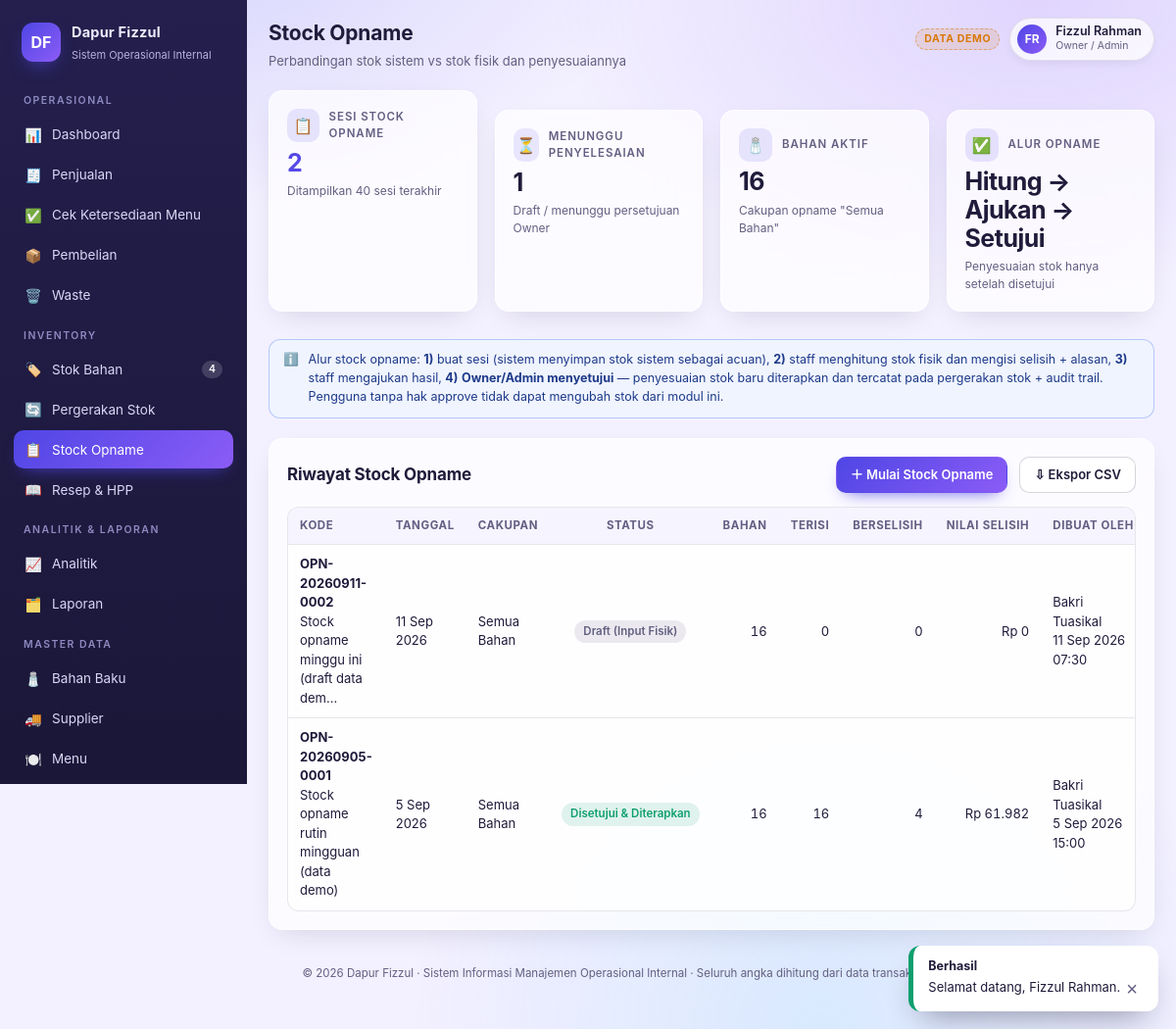
/opname/index.php/ (signed in), run on the app's committed database.
### tables this page shows
CREATE TABLE users (
            id INTEGER PRIMARY KEY AUTOINCREMENT,
            username TEXT NOT NULL UNIQUE,
            name TEXT NOT NULL,
            email TEXT,
            phone TEXT,
            role_id INTEGER NOT NULL REFERENCES roles(id),
            password_hash TEXT NOT NULL,
            is_active INTEGER NOT NULL DEFAULT 1,
            last_login TEXT,
            created_at TEXT NOT NULL
        );

CREATE TABLE roles (
            id INTEGER PRIMARY KEY AUTOINCREMENT,
            code TEXT NOT NULL UNIQUE,
            name TEXT NOT NULL,
            permissions TEXT NOT NULL DEFAULT ''
        );

CREATE TABLE stock_opnames (
            id INTEGER PRIMARY KEY AUTOINCREMENT,
            code TEXT NOT NULL UNIQUE,
            opname_date TEXT NOT NULL,
            scope TEXT NOT NULL DEFAULT 'Semua Bahan',
            status TEXT NOT NULL DEFAULT 'draft',
            note TEXT,
            created_by INTEGER REFERENCES users(id),
            created_by_name TEXT,
            submitted_at TEXT,
            approved_by INTEGER REFERENCES users(id),
            approved_by_name TEXT,
            approved_at TEXT,
            approval_note TEXT,
            created_at TEXT NOT NULL
        );

### app.php (called while the page is built, shortened)
<?php
$dir = (string)($SIMOP_DIR ?? '');
$pdo = db();
$page = $dir !== '' ? (ROUTES[$dir] ?? 'dashboard') : 'dashboard';
require_login();
$NAV = [
    'Operasional' => [
        ['dashboard', 'Dashboard', '📊', 'dashboard'],
        ['sales', 'Penjualan', '🧾', 'sales'],
        ['availability', 'Cek Ketersediaan Menu', '✅', 'availability'],
        ['purchases', 'Pembelian', '📦', 'purchase'],
        ['waste', 'Waste', '🗑️', 'waste'],
    ],
    'Inventory' => [
        ['inventory', 'Stok Bahan', '🏷️', 'inventory'],
        ['movements', 'Pergerakan Stok', '🔄', 'inventory'],
        ['opname', 'Stock Opname', '📋', 'opname'],
        ['recipes', 'Resep & HPP', '📖', 'recipes_view'],
    ],
    'Analitik & Laporan' => [
        ['analytics', 'Analitik', '📈', 'analytics'],
        ['reports', 'Laporan', '🗂️', 'reports'],
    ],
    'Master Data' => [
        ['master_ingredients', 'Bahan Baku', '🧂', 'master'],
        ['master_suppliers', 'Supplier', '🚚', 'master'],
        ['master_menus', 'Menu', '🍽️', 'master'],
        ['master_categories', 'Kategori Bahan', '📁', 'master'],
    ],
    'Sistem' => [
        ['master_users', 'Pengguna', '👥', 'users'],
        ['audit', 'Audit Trail', '🕵️', 'audit'],
        ['settings', 'Pengaturan', '⚙️', 'settings'],
        ['mysql_download', 'Unduh Database MySQL', '🗄️', 'settings'],
    ],
];
[$pageTitle, $pageSubtitle] = $PAGES[$page];
include VIEW_DIR . '/layout.php';

### opname/index.php (called while the page is built, shortened)
<?php
$SIMOP_DIR   = 'opname';
require __DIR__ . '/../app.php';

### lib/helpers.php (called while the page is built, shortened)
<?php
if (!function_exists('e')) {
    function e(?string $s): string
    {
        return htmlspecialchars((string)$s, ENT_QUOTES, 'UTF-8');
    }
}
function rp($n, bool $withPrefix = true): string
{
    $n = (float)$n;
    $s = number_format($n, 0, ',', '.');
    return $withPrefix ? 'Rp ' . $s : $s;
}
function tgl(?string $dt, bool $withTime = false): string
{
    $ts = strtotime($dt);
    $bulan = [1=>'Jan','Feb','Mar','Apr','Mei','Jun','Jul','Agu','Sep','Okt','Nov','Des'];
    $s = date('j', $ts) . ' ' . $bulan[(int)date('n', $ts)] . ' ' . date('Y', $ts);
    if ($withTime) $s .= ' ' . date('H:i', $ts);
    return $s;
}
function opname_status_badge(string $s): string
{
    return match ($s) {
        'disetujui' => 'ok',
        'diajukan' => 'warn',
        'ditolak' => 'danger',
        default => 'muted',
    };
}
function take_flash(): array
{
    $f = $_SESSION['flash'] ?? [];
    return $f;
}
function base_rel(): string
{
    return str_repeat('../', max(0, (int)($GLOBALS['SIMOP_DEPTH'] ?? 1)));
}
function app_asset(string $path): string
{
    return base_rel() . 'assets/' . ltrim($path, '/');
}
function export_base(): string
{
    return base_rel() . 'export.php';
}
function app_url(string $page, array $params = []): string
{
    $dir = PAGE_DIR[$page] ?? PAGE_DIR['dashboard'];
    $q = $params ? '?' . http_build_query($params) : '';
    return base_rel() . $dir . '/' . $q;
}

### lib/db.php (called while the page is built, shortened)
<?php
function db_driver(): string
{
    $override = $GLOBALS['SIMOP_DIALECT_OVERRIDE'] ?? null;
    return DB_DRIVER === 'mysql' ? 'mysql' : 'sqlite';
}
function db(): PDO
{
    static $pdo = null;
    if ($pdo instanceof PDO) {
        return $pdo;
    }
    $opts = [
        PDO::ATTR_ERRMODE            => PDO::ERRMODE_EXCEPTION,
        PDO::ATTR_DEFAULT_FETCH_MODE => PDO::FETCH_ASSOC,
    ];
    if (db_driver() === 'mysql') {
        $dsn = 'mysql:host=' . MYSQL_HOST . ';port=' . MYSQL_PORT
            . (MYSQL_DB !== '' ? ';dbname=' . MYSQL_DB : '') . ';charset=utf8mb4';
        $opts[PDO::ATTR_EMULATE_PREPARES] = false;
        $pdo = new PDO($dsn, MYSQL_USER, MYSQL_PASS, $opts);
        try { $pdo->exec("SET SESSION sql_mode = 'STRICT_TRANS_TABLES,NO_ENGINE_SUBSTITUTION'"); } catch (Throwable $e) {}
        try { $pdo->exec("SET SESSION time_zone = '+07:00'"); } catch (Throwable $e) {}
    } else {
        $pdo = new PDO('sqlite:' . DB_FILE, null, null, $opts);
        $pdo->exec('PRAGMA busy_timeout = 5000');
        $pdo->exec('PRAGMA journal_mode = WAL');
        $pdo->exec('PRAGMA synchronous = NORMAL');
        $pdo->exec('PRAGMA foreign_keys = ON');
    }
    return $pdo;
}
function setting_get(PDO $pdo, string $key, ?string $default = null): ?string
{
    try {
        $stmt = $pdo->prepare(sql_prepare('SELECT v FROM settings WHERE k = ?'));
        $stmt->execute([$key]);
        $val = $stmt->fetchColumn();
        return $val === false ? $default : (string)$val;
    } catch (Throwable $e) {
        return $default;
    }
}
function q(PDO $pdo, string $sql, array $params = []): array
{
    $stmt = $pdo->prepare(sql_prepare($sql));
    $stmt->execute($params);
    return $stmt->fetchAll();
}
function q1(PDO $pdo, string $sql, array $params = []): ?array
{
    $stmt = $pdo->prepare(sql_prepare($sql));
    $stmt->execute($params);
    $row = $stmt->fetch();
    return $row === false ? null : $row;
}
function qv(PDO $pdo, string $sql, array $params = [], $default = 0)
{
    $stmt = $pdo->prepare(sql_prepare($sql));
    $stmt->execute($params);
    $val = $stmt->fetchColumn();
    return $val === false || $val === null ? $default : $val;
}

### lib/sql.php (called while the page is built, shortened)
<?php
function sql_prepare(string $sql): string
{
    if (db_driver() !== 'mysql') {
        return $sql;
    }
    return $sql;
}

### lib/auth.php (called while the page is built, shortened)
<?php
function current_user(): ?array
{
    static $cached = null;
    if (isset($_SESSION['uid'])) {
        if ($cached === null) {
            $cached = q1(db(), 'SELECT u.*, r.code AS role_code, r.name AS role_name, r.permissions
                              FROM users u JOIN roles r ON r.id = u.role_id
                              WHERE u.id = ? AND u.is_active = 1', [(int)$_SESSION['uid']]);
        }
        return $cached;
    }
    return null;
}
function is_logged_in(): bool
{
    return current_user() !== null;
}
function can(string $permission): bool
{
    $u = current_user();
    $perms = PERMISSIONS[(string)$u['role_code']] ?? [];
    return in_array($permission, $perms, true);
}
function require_login(): void
{
    if (!is_logged_in()) {
        app_redirect('login');
    }
}

### lib/inventory.php (called while the page is built, shortened)
<?php
function low_stock_rows(PDO $pdo, ?float $limitRatio = null): array
{
    $rows = q($pdo, 'SELECT i.*, c.name AS category_name, s.name AS supplier_name
                     FROM ingredients i
                     LEFT JOIN ingredient_categories c ON c.id = i.category_id
                     LEFT JOIN suppliers s ON s.id = i.supplier_id
                     WHERE i.is_active = 1 AND i.min_stock > 0 AND i.current_stock < i.min_stock
                     ORDER BY (i.current_stock * 1.0 / i.min_stock) ASC, i.name');
    return $rows;
}

### views/pages/opname.php (the view, shortened to what this page needs)
<?php
$rows = q($pdo, 'SELECT o.*,
                        (SELECT COUNT(*) FROM stock_opname_items i WHERE i.opname_id = o.id) AS n_item,
                        (SELECT COUNT(*) FROM stock_opname_items i WHERE i.opname_id = o.id AND i.physical_qty IS NOT NULL) AS n_isi,
                        (SELECT COUNT(*) FROM stock_opname_items i WHERE i.opname_id = o.id AND i.diff_qty IS NOT NULL AND abs(i.diff_qty) > 0.0001) AS n_selisih,
                        (SELECT COALESCE(SUM(abs(i.diff_qty) * ing.avg_cost),0) FROM stock_opname_items i
                            JOIN ingredients ing ON ing.id = i.ingredient_id
                            WHERE i.opname_id = o.id AND i.diff_qty IS NOT NULL) AS nilai_selisih
                 FROM stock_opnames o ORDER BY o.opname_date DESC, o.id DESC LIMIT 40');
$nBahan = (int)qv($pdo, 'SELECT COUNT(*) FROM ingredients WHERE is_active = 1');
$pending = count(array_filter($rows, fn($r) => in_array($r['status'], ['draft', 'diajukan'], true)));
?>
<div class="grid grid-kpi">
    <?= kpi_card('Sesi Stock Opname', (string)count($rows), 'Ditampilkan 40 sesi terakhir', '📋', true) ?>
    <?= kpi_card('Menunggu Penyelesaian', (string)$pending, 'Draft / menunggu persetujuan Owner', '⏳') ?>
    <?= kpi_card('Bahan Aktif', (string)$nBahan, 'Cakupan opname "Semua Bahan"', '🧂') ?>
    <?= kpi_card('Alur Opname', 'Hitung → Ajukan → Setujui', 'Penyesuaian stok hanya setelah disetujui', '✅') ?>
</div>
<div class="notice info section" style="margin-bottom:20px;">
    <span>ℹ️</span><span>Alur stock opname: <b>1)</b> buat sesi (sistem menyimpan stok sistem sebagai acuan), <b>2)</b> staff menghitung
    stok fisik dan mengisi selisih + alasan, <b>3)</b> staff mengajukan hasil, <b>4)</b> <b>Owner/Admin menyetujui</b> —
    penyesuaian stok baru diterapkan dan tercatat pada pergerakan stok + audit trail. Pengguna tanpa hak approve tidak dapat
    mengubah stok dari modul ini.</span>
</div>
<div class="card">
    <div class="card-head"><h2>Riwayat Stock Opname</h2>
        <?php if (can('opname')): ?>
            <a class="btn btn-primary" data-modal="m-opname" href="#">＋ Mulai Stock Opname</a>
        <?php endif; ?>
        <a class="btn" href="<?= e(export_base()) ?>?type=opname" target="_blank">⇩ Ekspor CSV</a>
    </div>
    <div class="table-wrap"><table class="data">
        <thead><tr><th>Kode</th><th>Tanggal</th><th>Cakupan</th><th class="mid">Status</th><th class="num">Bahan</th>
            <th class="num">Terisi</th><th class="num">Berselisih</th><th class="num">Nilai Selisih</th>
            <th>Dibuat oleh</th><th>Disetujui oleh</th><th class="mid">Aksi</th></tr></thead>
        <tbody>
        <?php foreach ($rows as $r): ?>
            <tr>
                <td><b><?= e($r['code']) ?></b><?php if ($r['note']): ?><div class="li-sub"><?= e(str_short($r['note'], 40)) ?></div><?php endif; ?></td>
                <td><?= tgl($r['opname_date']) ?></td>
                <td><?= e($r['scope']) ?></td>
                <td class="mid"><span class="badge <?= e(opname_status_badge($r['status'])) ?>"><?= e(OPNAME_STATUS[$r['status']] ?? $r['status']) ?></span></td>
                <td class="num"><?= (int)$r['n_item'] ?></td>
                <td class="num"><?= (int)$r['n_isi'] ?></td>
                <td class="num"><?= (int)$r['n_selisih'] ?></td>
                <td class="num"><?= rp($r['nilai_selisih']) ?></td>
                <td><?= e($r['created_by_name'] ?? '-') ?><div class="li-sub"><?= tgl($r['created_at'], true) ?></div></td>
            </tr>
        <?php endforeach; ?>
        </tbody></table></div>
</div>

### views/layout.php (shortened to what this page needs)
<?php
$user = current_user();
$initials = str_initials((string)$user['name']);
$lowCount = can('inventory') ? count(low_stock_rows($pdo)) : 0;
$flashes = take_flash();
?>
<!DOCTYPE html>
<html lang="id">
<head>
<link rel="stylesheet" href="<?= e(app_asset('css/app.css')) ?>?v=<?= e(APP_VERSION) ?>">
</head>
<body>
<div class="app">
    <aside class="sidebar">
        <div class="brand">
            <div class="brand-logo">DF</div>
            <div class="brand-text">
                <b>Dapur Fizzul</b>
                <span>Sistem Operasional Internal</span>
            </div>
        </div>
        <?php foreach ($NAV as $group => $items): ?>
            <?php
            $visible = array_values(array_filter($items, fn($it) => can($it[3])));
            ?>
            <div class="nav-group">
                <div class="nav-title"><?= e($group) ?></div>
                <?php foreach ($visible as [$pg, $label, $icon, $perm]): ?>
                    <a class="nav-link <?= $page === $pg ? 'active' : '' ?>" data-nav="<?= e($pg) ?>" href="<?= e(app_url($pg)) ?>">
                        <span class="ico"><?= $icon ?></span>
                        <span><?= e($label) ?></span>
                        <?php if ($pg === 'inventory' && $lowCount > 0): ?>
                            <span class="nav-badge"><?= $lowCount ?></span>
                        <?php endif; ?>
                    </a>
                <?php endforeach; ?>
            </div>
        <?php endforeach; ?>
    </aside>
    <main class="main">
        <div class="topbar">
            <div>
                <h1><?= e($pageTitle) ?></h1>
                <div class="sub"><?= e($pageSubtitle) ?></div>
            </div>
            <div class="topbar-actions">
                <?php if (setting_get($pdo, 'demo_mode') === '1'): ?>
                    <span class="demo-tag" title="Aplikasi berisi data contoh untuk pengujian">DATA DEMO</span>
                <?php endif; ?>
                <div class="user-chip">
                    <div class="avatar"><?= e($initials) ?></div>
                    <div>
                        <div class="u-name"><?= e($user['name']) ?></div>
                        <div class="u-role"><?= e(ROLES[$user['role_code']] ?? $user['role_name']) ?></div>
                    </div>
                </div>
            </div>
        </div>
        <?php include $view; ?>
        <div style="margin-top:36px;font-size:11.5px;color:var(--muted);text-align:center;">
            © <?= date('Y') ?> Dapur Fizzul · Sistem Informasi Manajemen Operasional Internal ·
            Seluruh angka dihitung dari data transaksi yang tersimpan di database (SQLite).
        </div>
    </main>
</div>
<div class="toast-stack">
    <?php foreach ($flashes as $f): ?>
        <div class="toast <?= e($f['type']) ?>"><b><?= $f['type'] === 'ok' ? 'Berhasil' : ($f['type'] === 'danger' ? 'Gagal' : 'Perhatian') ?></b><?= e($f['message']) ?></div>
    <?php endforeach; ?>
</div>
</body>
</html>

### data on the page
users: name "FR", name "Fizzul Rahman", role.code "Owner / Admin"
stock_opnames: code "OPN-20260911-0002", note "Stock opname minggu ini (draft data dem…", opname_date "11 Sep 2026", scope "Semua Bahan", status "Draft (Input Fisik)", n_item "16", n_isi "0", n_selisih "0", nilai_selisih "Rp 0", created_by_name "Bakri Tuasikal", created_at "11 Sep 2026 07:30"
stock_opnames: code "OPN-20260905-0001", note "Stock opname rutin mingguan (data demo)", opname_date "5 Sep 2026", scope "Semua Bahan", status "Disetujui & Diterapkan", n_item "16", n_isi "16", n_selisih "4", nilai_selisih "Rp 61.982", created_by_name "Bakri Tuasikal", created_at "5 Sep 2026 15:00"

### other printed values
$group "OPERASIONAL"
$icon "📊"
$label "Dashboard"
$icon "🧾"
$label "Penjualan"
$icon "✅"
$label "Cek Ketersediaan Menu"
$icon "📦"
$label "Pembelian"
$icon "🗑️"
$label "Waste"
$group "INVENTORY"
$icon "🏷️"
$label "Stok Bahan"
$icon "🔄"
